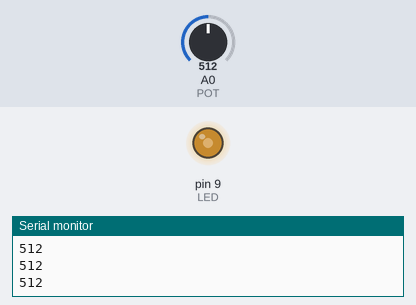
The sketch below on a simulated Arduino Uno, built with avr-gcc and run on an emulated ATmega328P. Shown: output pins drawn as LEDs (lit = HIGH), the last lines printed to the serial monitor. The inputs (shaded band) are chosen by the test bench; at power-on: A0 (POT) = 512.

Above: at 1.2 s.
1.3 s: A0 (POT) set to 716
At 2.1 s:
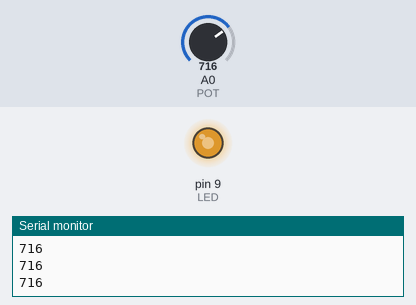
2.8 s: A0 (POT) set to 900
At 3.4 s:
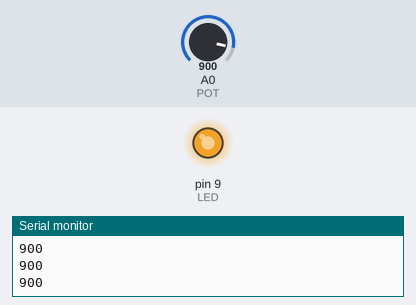
4.3 s: A0 (POT) set to 122
At 4.7 s:
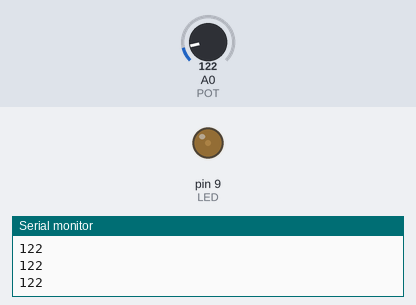
5.8 s: A0 (POT) set to 0
At 7.2 s:
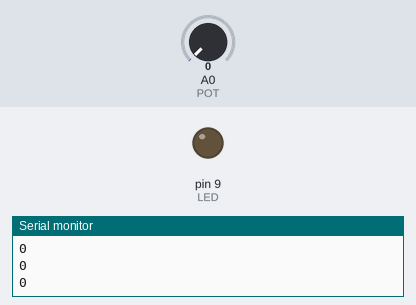
Timing chart, 0 to 8.3 s (numbered marks = the images above; inputs shaded):
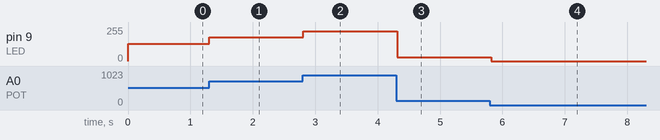

Measured:
- after the input at 1.3 s, pin 9 (LED): 128/255 → 179/255 at once
- after the input at 2.8 s, pin 9 (LED): 179/255 → 225/255 at once
- after the input at 4.3 s, pin 9 (LED): 225/255 → 30/255 at once
- after the input at 5.8 s, pin 9 (LED): 30/255 → 0/255 at once

The sketch:

02_led_brilho.ino
```cpp
// 2: o potenciômetro controla o brilho do LED.
const int POT = A0;
const int LED = 9;

void setup() {
  pinMode(LED, OUTPUT);
  Serial.begin(9600);
}

void loop() {
  int pot = analogRead(POT);
  Serial.println(pot);

  int brilho = pot / 4;
  analogWrite(LED, brilho);

  delay(100);
}
```
